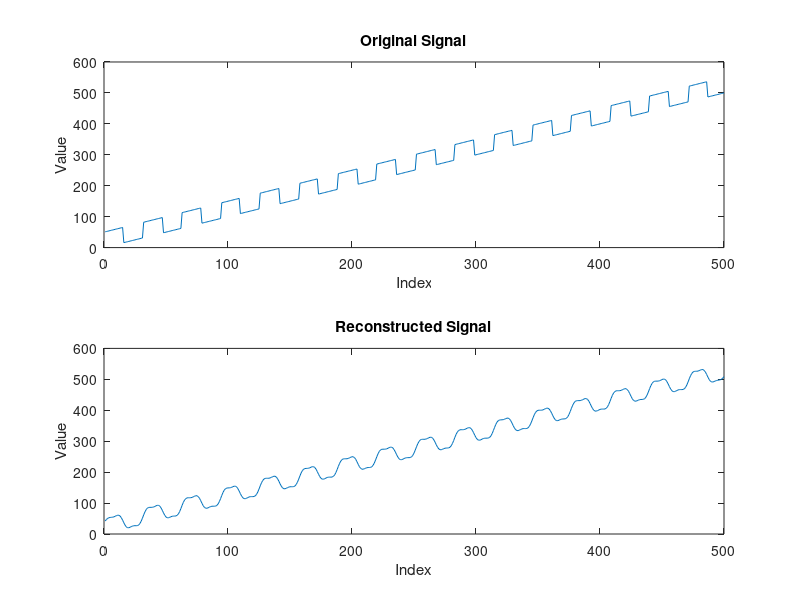

This chart was generated by the following MATLAB code:
n = 500;
x = (1:n)';

f = x+50*ceil(sin(x/5));

p = [1;1;1];
p = conv(p,p);
p = conv(p,p);
p = conv(p,p);
p = p/sum(p);

nu = (length(p)-1)/2;
A = convmtx(p,n);
A = A((nu+1):(end-nu),:);

m = A*f;
delta = 1e-2;
noise = randn(n,1);
noise = noise/norm(noise);
md = m + delta*noise;

alpha = 0.1;

f0 = x+25; %% What should you write here?
fdG = (A'*A + alpha*eye(n))\(A'*md + alpha*f0);

% create a new figure
figure;

% create a subplot for the original signal
subplot(2, 1, 1);
plot(f);
title('Original Signal');
xlabel('Index');
ylabel('Value');

% create a subplot for the reconstructed signal
subplot(2, 1, 2);
plot(fdG);
title('Reconstructed Signal');
xlabel('Index');
ylabel('Value');



